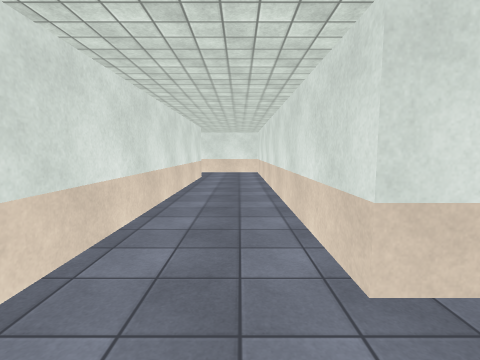
View 1 (above)

22 first-person views from a walk through a Unity game level. The camera is 1.5 m above the floor, tilts 6° down and sees 85° across. The floor is counted in squares, 2 m on a side. Each view is taken from the middle of a square. On the plan, view 1 faces up. The plan holds only what a view shows up to about 9 squares ahead; the rest is blank. The place goes on beyond the plan. Surface patterns are stand-ins for the level's own textures.

View 2
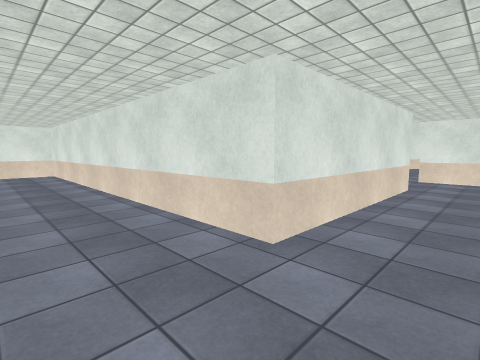

View 3
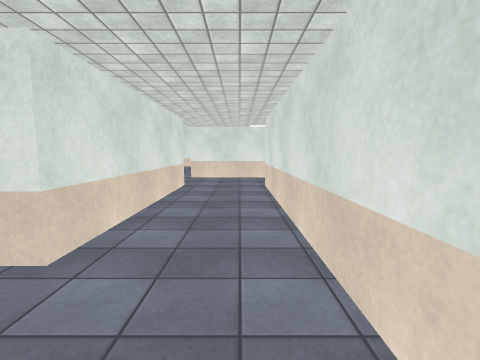

View 4
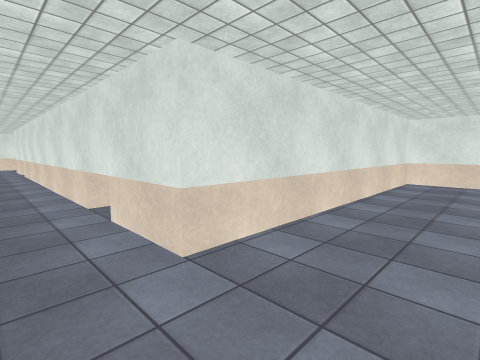

View 5
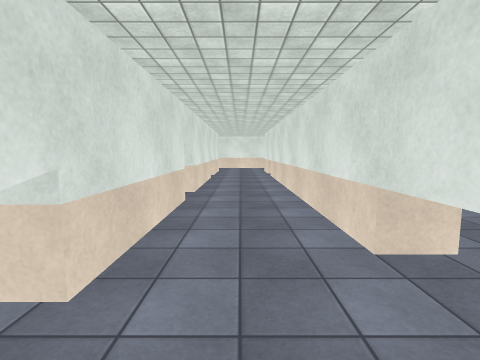

View 6
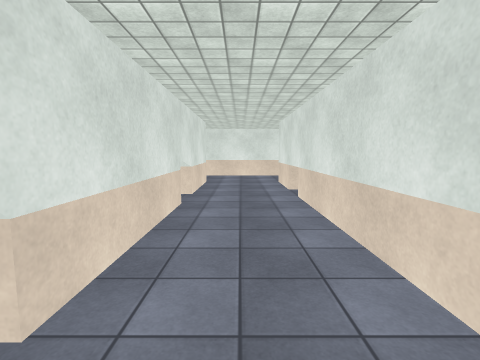

View 7
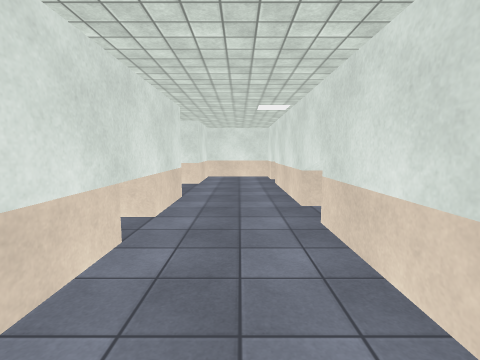

View 8
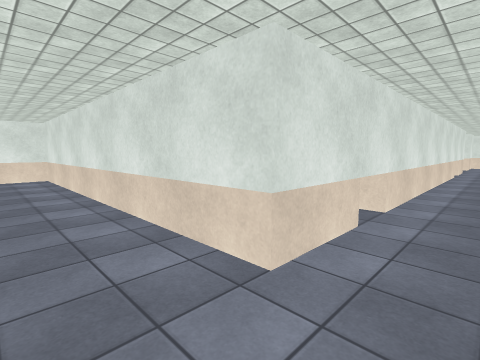

View 9
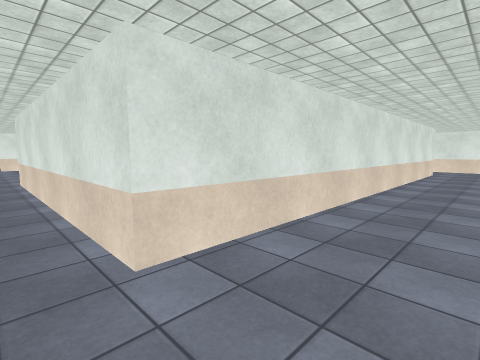

View 10
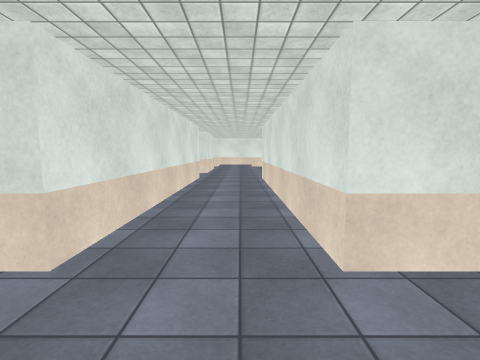

View 11
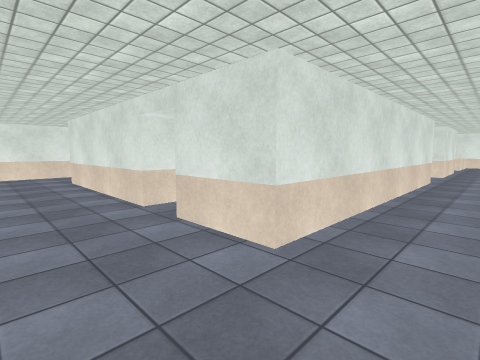

View 12
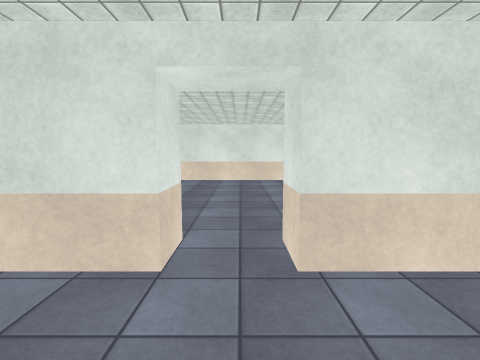

View 13
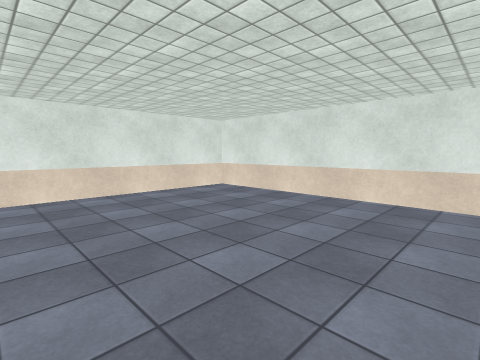

View 14
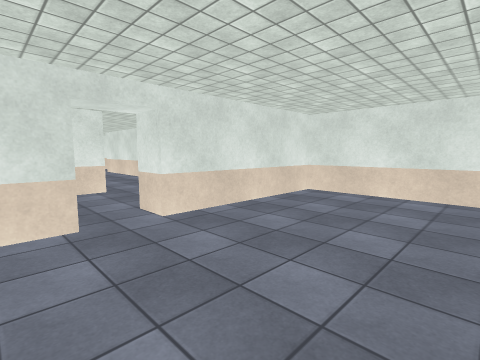

View 15
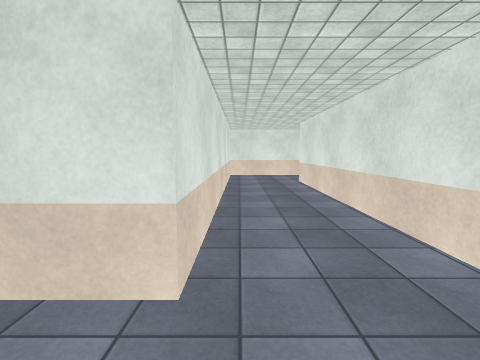

View 16
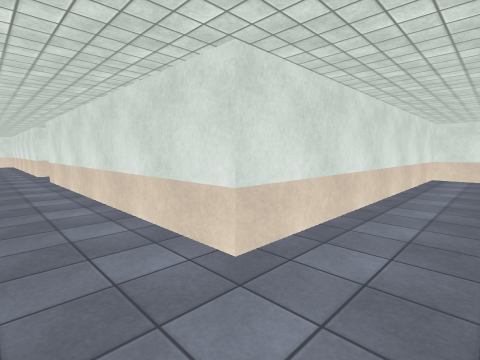

View 17
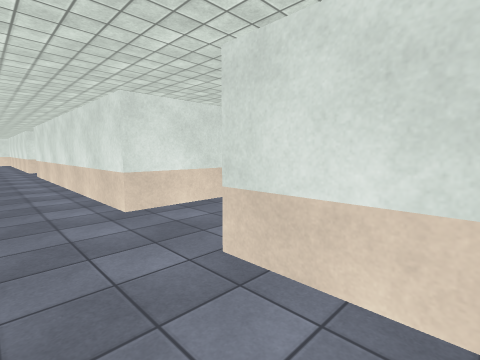

View 18
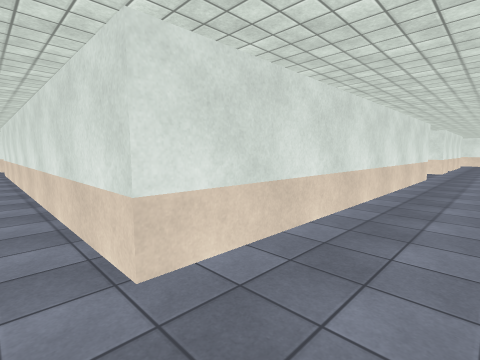

View 19
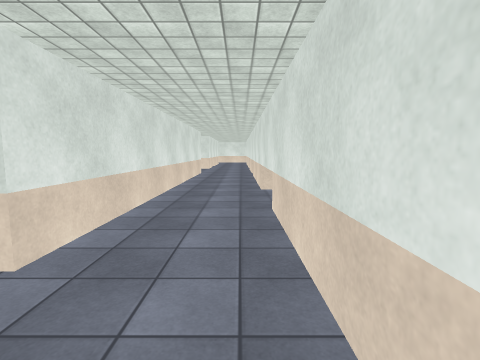

View 20
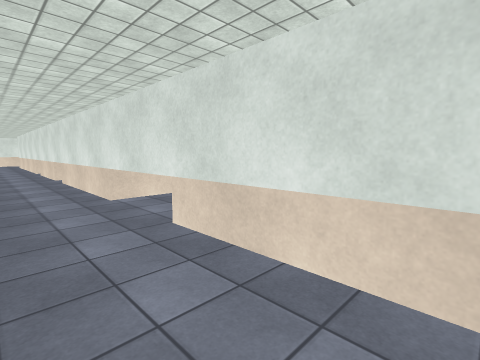

View 21
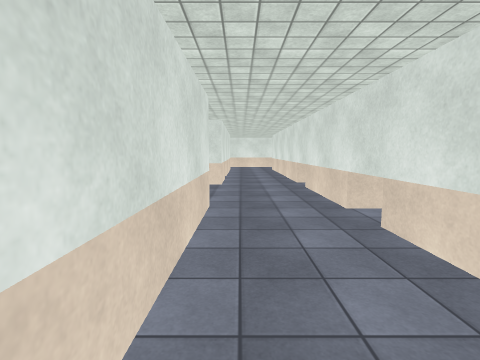

View 22
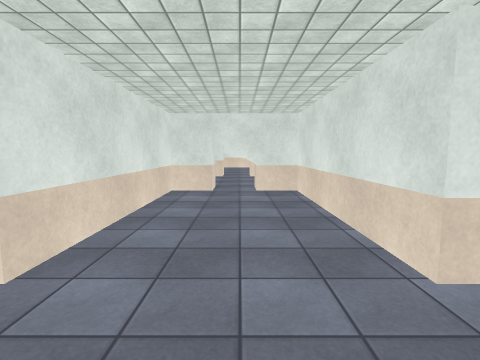

### Floor plan
Points are (right, up) in squares from view 1. A wall is a line through its corners. A room is listed if a view was taken in it or the views show most of it. See-through windows are left out.
Room 1 (views 1, 2, 3, 4, 5, 6, 7)
walls: (6.9, -5.1) (6.9, 3.1) (5, 3.1) (5, 1.3) (0.7, 1.3) (0.7, 8.5); (-1.2, 8.1) (-1.2, -0.6) (5, -0.6) (5, -11.7); (6.9, -11.7) (6.9, -5.6)
ways out: opening at (6, -11) to room 2
Room 2 (views 8, 9, 10, 11, 18, 19, 20)
walls: (5, -11.7) (-2.4, -11.7) (-2.4, -16.4); (-0.6, -16.5) (-0.6, -13.6) (9.3, -13.6) (9.3, -19.9); (10.5, -11.7) (6.9, -11.7); (11.2, -19.9) (11.2, -13.6)
ways out: opening at (6, -11) to room 1; opening at (11.5, -12.5) to room 3; opening at (-1, -16) to room 5; opening at (10, -19)
Room 3 (views 12, 15, 16, 17)
walls: (15.5, -11.4) (15.5, -6.1); (17, -11.7) (15.5, -11.7); (13.5, -14.2) (13.5, -13.6) (17.5, -13.6); (11.2, -13.6) (12.6, -13.6) (12.6, -14.2); (16, -4.3) (13.7, -4.3) (13.7, -11.7) (10.5, -11.7)
ways out: opening at (11.5, -12.5) to room 2; opening at (13, -14) to room 4
Room 4 (views 13, 14)
walls: (12.6, -14.2) (12, -14.2); (11.8, -19.2) (16.8, -19.2) (16.8, -14.2) (13.5, -14.2)
ways out: opening at (13, -14) to room 3
Room 5 (views 21, 22)
walls: (-0.6, -25.3) (-0.6, -24.1) (3.1, -24.1) (3.1, -22.9); (3.1, -22.5) (3.1, -21.7) (-0.6, -21.7) (-0.6, -16.5); (3.8, -23.2) (3.8, -22.8); (-2.4, -16.4) (-2.4, -25.5)
low walls: (-3, -21.5) (-2.4, -21.5)
ways out: opening at (-1, -16) to room 2

Where each view was taken, in squares from view 1:
view 1: 0 up, 0 right, facing up
view 2: 0 up, 1 left, facing up-right
view 3: 0 up, 1 left, facing right
view 4: 1 up, 6 right, facing down-left
view 5: 1 down, 6 right, facing down
view 6: 5 down, 6 right, facing down
view 7: 5 down, 6 right, facing up
view 8: 13 down, 6 right, facing up-left
view 9: 12 down, 10 right, facing down-left
view 10: 12 down, 10 right, facing down
view 11: 12 down, 10 right, facing down-right
view 12: 12 down, 13 right, facing down
view 13: 15 down, 12 right, facing down-right
view 14: 17 down, 12 right, facing up-right
view 15: 13 down, 14 right, facing up
view 16: 13 down, 15 right, facing up-left
view 17: 13 down, 17 right, facing up-left
view 18: 13 down, 2 left, facing down-right
view 19: 12 down, 2 left, facing down
view 20: 13 down, 1 left, facing down-left
view 21: 18 down, 1 left, facing down
view 22: 23 down, 2 left, facing right
